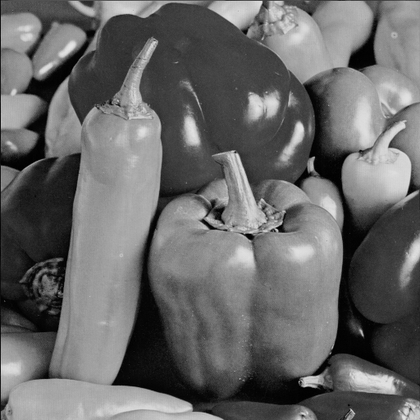
%> input picture 9sem/Steganography/lr3/data/peppers.pgm, 420 x 420 px, shrunk from 512 x 512 before the run; the run also reads 1 picture not shown here
$ octave main.m   (GNU Octave 9; MATLAB toolbox functions it lacks are replaced by stand-ins)
%> lines starting %> are read from the running program, lines starting %| are printed output that depends on the picture
### 9sem/Steganography/lr3/cropImageWithDataReplacement.m
function [cmpResults, parameters] = cropImageWithDataReplacement(image, dataToReplace)

cmpResults = [];
cnt = 0;
parameters = 0.2:0.1:0.9;

for squarePart=0.2:0.1:0.9
    cnt = cnt + 1;
    resultImageName = ['CropImageWithDataReplacement\result' sprintf('%d', cnt) '.pgm'];

    cropSize = floor(sqrt(squarePart)*size(image));
    result = dataToReplace;
    result(1:cropSize(1), 1:cropSize(2)) = image(1:cropSize(1), 1:cropSize(2));

    imwrite(uint8(result), ['data\' resultImageName]);
    cmpResult = Extract('peppers.pgm', resultImageName, 'cox', 'watermarking_library\', 'data\');
    cmpResults = [cmpResults str2double(cmpResult)];
end

end

### 9sem/Steganography/lr3/addGaussianBlur.m
function [cmpResults, parameters] = addGaussianBlur(image)

cmpResults = [];
parameters = 1:0.5:4;
cnt = 0;

for sigma = 1:0.5:4
    cnt = cnt + 1;
    resultImageName = ['GaussianBlur\result' sprintf('%d', cnt) '.pgm'];

    M = 2*floor(3*sigma) + 1;
    g = zeros(M);
    for m1 = 1:M
        for m2 = 1:M
             g(m1, m2) = exp(-((m1-M/2)^2 - (m2-M/2)^2)/2*sigma^2);
        end
    end
    g = g / sum(g(:));
    %bluredImage = imfilter(image, g);
    bluredImage = imgaussfilt(image, sigma, 'FilterSize', M);;
    imwrite(uint8(bluredImage), ['data\' resultImageName]);
    %figure;
    %imshow(['data\' resultImageName]);
    cmpResult = Extract('peppers.pgm', resultImageName, 'cox', 'watermarking_library\', 'data\');
    cmpResults = [cmpResults, str2double(cmpResult)];
end
end

### 9sem/Steganography/lr3/sharpening.m
function [cmpResults, parameters] = sharpening(image)

cmpResults = [];
parameters = 3:2:15;
A = 5;
cnt = 0;

for M = 3:2:15
    cnt = cnt + 1;
    resultImageName = ['Sharpening\result' sprintf('%d', cnt) '.pgm'];

    mask = ones(M);
    mask = mask / sum(mask(:));
    smoothImage = imfilter(image, mask);
    sharperImage = image + A *(image - smoothImage);

    imwrite(uint8(sharperImage), ['data\' resultImageName]);
    cmpResult = Extract('peppers.pgm', resultImageName, 'cox', 'watermarking_library\', 'data\');
    cmpResults = [cmpResults, str2double(cmpResult)];
end
end

### 9sem/Steganography/lr3/addNoise.m
function [cmpResults, parameters] = addNoise(image)

cmpResults = [];
parameters = 400:100:1000;
cnt = 0;

for noiseVariance = 400:100:1000
    cnt = cnt + 1;
    resultImageName = ['Noise\result' sprintf('%d', cnt) '.pgm'];

    noise = randn(size(image));
    noise = noise - mean(noise(:));
    noise = noise / sqrt(var(noise(:))) * sqrt(noiseVariance);
    imageWithNoise = image + noise;

    imwrite(uint8(imageWithNoise), ['data\' resultImageName]);
    cmpResult = Extract('peppers.pgm', resultImageName, 'cox', 'watermarking_library\', 'data\');
    cmpResults = [cmpResults, str2double(cmpResult)];
end
end

### 9sem/Steganography/lr3/Embed.m
function [ ] = Embed(ContainerImgName, WatermarkedImgName, wmtype, pathToLibrary, pathToData)

signatureFilePath = [pathToData wmtype];
WatermarkedImgNamePath = [pathToData WatermarkedImgName];
ContainerImgNamePath = [pathToData ContainerImgName];

tmc = [pathToLibrary 'gen_' wmtype '_sig -o ' signatureFilePath '.sig'];
system(tmc,'-echo');
tmc = [pathToLibrary 'wm_' wmtype '_e -s ' signatureFilePath '.sig -o ', WatermarkedImgNamePath, ' ', ContainerImgNamePath];
system(tmc,'-echo');

end

### 9sem/Steganography/lr3/Extract.m
function [ corr ] = Extract(ContainerImgName, WatermarkedImgName, wmtype, pathToLibrary, pathToData)

signatureFilePath = [pathToData wmtype];
ContainerImgNamePath = [pathToData ContainerImgName];
WatermarkedImgNamePath = [pathToData WatermarkedImgName];
OutputFileNamePath = [pathToData wmtype];

tmc = [pathToLibrary 'wm_' wmtype '_d -s ' signatureFilePath '.sig -i ' ContainerImgNamePath ' -o ' OutputFileNamePath '.wm ' WatermarkedImgNamePath];
[p,corr] = system(tmc, '-echo');
tmc = [pathToLibrary 'cmp_' wmtype '_sig -C -s ' signatureFilePath '.sig ' OutputFileNamePath '.wm'];
[p,corr] = system(tmc, '-echo');

end

### 9sem/Steganography/lr3/main.m
clear;
clc;
close all;

imageName = 'peppers.pgm';
coxImageName = 'cox_peppers.pgm';
algName = 'cox';
pathToLibrary = 'watermarking_library\';
pathToData = 'data\';

Embed(imageName, coxImageName, algName, pathToLibrary, pathToData);
Extract(imageName, coxImageName, algName, pathToLibrary, pathToData);

originalImage = double(imread([pathToData imageName]));
%> originalImage: size 420x420 double; min 0, max 229, mean 104.2; mean of the top-left, top-right, bottom-left and bottom-right quarters 99.1, 120.9, 104.8, 92
coxImage = double(imread([pathToData coxImageName]));
%> coxImage: size 420x420 double; min 0, max 247, mean 104.3; mean of the top-left, top-right, bottom-left and bottom-right quarters 100, 121.2, 104.5, 91.7

[cmpResults, parameters] = cropImageWithDataReplacement(coxImage, originalImage);
%> after the loop in cropImageWithDataReplacement, `for squarePart=0.2:0.1:0.9`: cmpResults = [NaN NaN NaN NaN NaN NaN NaN NaN]; cnt = 8
%> cmpResults = [NaN NaN NaN NaN NaN NaN NaN NaN]; parameters = [0.2 0.3 0.4 0.5 0.6 0.7 0.8 0.9]
figure('Name', 'Обрезка с заменой данными из исходного контейнера', 'NumberTitle', 'off');
plot(parameters, cmpResults, 'black-o');
title('Зависимость от доли вырезаемой площади');

[cmpResults, parameters] = addGaussianBlur(coxImage);
%> the loop in addGaussianBlur, `for sigma = 1:0.5:4` made 7 passes
%> pass 1, in addGaussianBlur, `bluredImage = imgaussfilt(image, sigma, 'FilterSize', M);;`:
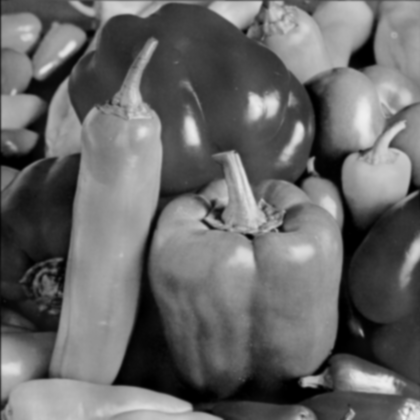
%> bluredImage: size 420x420 double; min 0, max 239.4, mean 104.3
%> after the loop in addGaussianBlur, `for sigma = 1:0.5:4`: cmpResults = [NaN NaN NaN NaN NaN NaN NaN]; cnt = 7
%> cmpResults = [NaN NaN NaN NaN NaN NaN NaN]; parameters = [1 1.5 2 2.5 3 3.5 4]
figure('Name', 'Гауссовское размытие', 'NumberTitle', 'off');
plot(parameters, cmpResults, 'g-o');
title('Зависимость от среднеквадритичного отклонения');

[cmpResults, parameters] = sharpening(coxImage);
%> the loop in sharpening, `for M = 3:2:15` made 7 passes
%> pass 1, in sharpening, `sharperImage = image + A *(image - smoothImage);`:
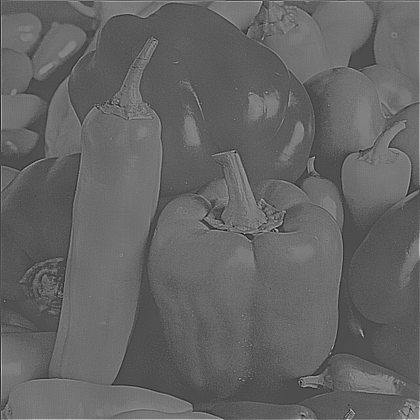
%> sharperImage: size 420x420 double; min -357.6, max 814.6, mean 105.7; drawn with min black and max white
%> pass 1, in sharpening, `imwrite(uint8(sharperImage), ['data\' resultImageName]);`:
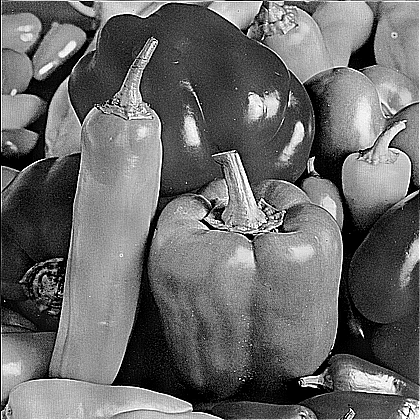
%> saved as result1.pgm: size 420x420 uint8; min 0, max 255, mean 106.2
%> parameters = [3 5 7 9 11 13 15]
figure('Name', 'Повышение резкости', 'NumberTitle', 'off');
plot(parameters, cmpResults, 'b-o');
title('Зависимость от размера окна');

[cmpResults, parameters] = addNoise(coxImage);
%> the loop in addNoise, `for noiseVariance = 400:100:1000` made 7 passes
%> pass 1, in addNoise, `imageWithNoise = image + noise;`:
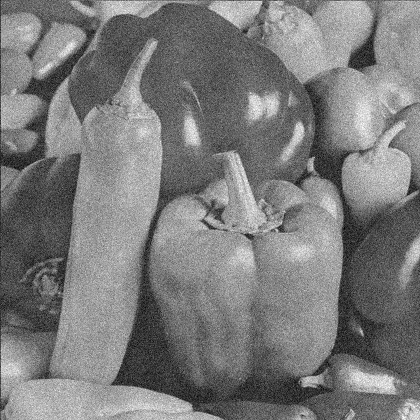
%> imageWithNoise: size 420x420 double; min -68.73, max 287.6, mean 104.3; drawn with min black and max white
%> pass 1, in addNoise, `imwrite(uint8(imageWithNoise), ['data\' resultImageName]);`:
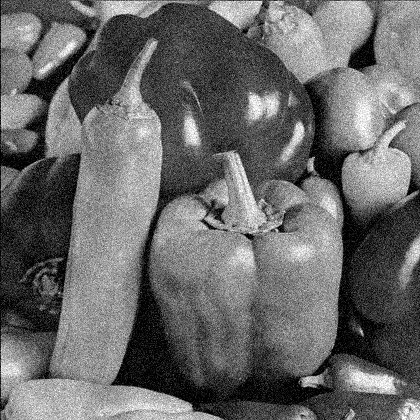
%> saved as result1.pgm: size 420x420 uint8; min 0, max 255, mean 104.8
%> pass 2, in addNoise, `imwrite(uint8(imageWithNoise), ['data\' resultImageName]);`:
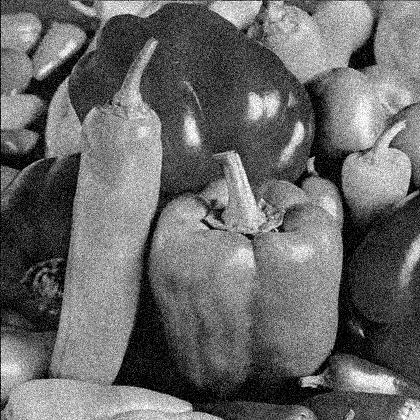
%> saved as result2.pgm: size 420x420 uint8; min 0, max 255, mean 104.9
%> parameters = [400 500 600 700 800 900 1000]
figure('Name', 'Аддитивное зашумление', 'NumberTitle', 'off');
plot(parameters, cmpResults, 'r-o');
title('Зависимость от дисперсии шума');
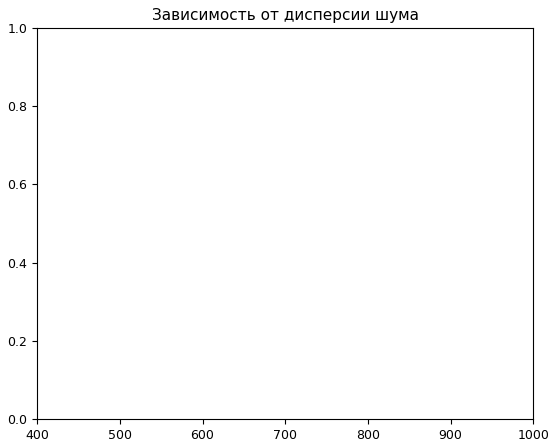
%> figure redrawn from the program's plot data
